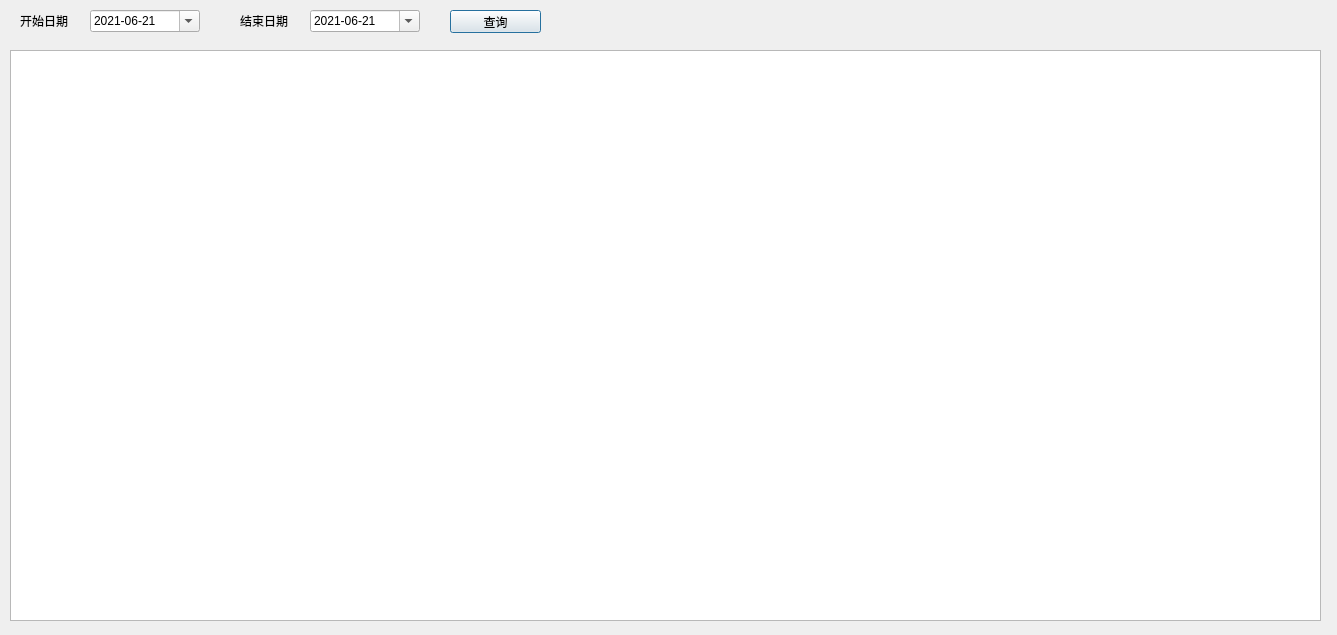
<?xml version="1.0" encoding="UTF-8"?>
<ui version="4.0">
 <class>HistoryDialog</class>
 <widget class="QDialog" name="HistoryDialog">
  <property name="geometry">
   <rect>
    <x>0</x>
    <y>0</y>
    <width>1337</width>
    <height>635</height>
   </rect>
  </property>
  <property name="windowTitle">
   <string>历史数据查询</string>
  </property>
  <widget class="QDateEdit" name="StartDate">
   <property name="geometry">
    <rect>
     <x>90</x>
     <y>10</y>
     <width>110</width>
     <height>22</height>
    </rect>
   </property>
   <property name="dateTime">
    <datetime>
     <hour>0</hour>
     <minute>0</minute>
     <second>0</second>
     <year>2021</year>
     <month>6</month>
     <day>21</day>
    </datetime>
   </property>
   <property name="displayFormat">
    <string>yyyy-MM-dd</string>
   </property>
   <property name="calendarPopup">
    <bool>true</bool>
   </property>
  </widget>
  <widget class="QLabel" name="label">
   <property name="geometry">
    <rect>
     <x>20</x>
     <y>10</y>
     <width>54</width>
     <height>21</height>
    </rect>
   </property>
   <property name="text">
    <string>开始日期</string>
   </property>
  </widget>
  <widget class="QLabel" name="label_2">
   <property name="geometry">
    <rect>
     <x>240</x>
     <y>10</y>
     <width>54</width>
     <height>21</height>
    </rect>
   </property>
   <property name="text">
    <string>结束日期</string>
   </property>
  </widget>
  <widget class="QDateEdit" name="EndDate">
   <property name="geometry">
    <rect>
     <x>310</x>
     <y>10</y>
     <width>110</width>
     <height>22</height>
    </rect>
   </property>
   <property name="dateTime">
    <datetime>
     <hour>0</hour>
     <minute>0</minute>
     <second>0</second>
     <year>2021</year>
     <month>6</month>
     <day>21</day>
    </datetime>
   </property>
   <property name="displayFormat">
    <string>yyyy-MM-dd</string>
   </property>
   <property name="calendarPopup">
    <bool>true</bool>
   </property>
  </widget>
  <widget class="QPushButton" name="AskButton">
   <property name="geometry">
    <rect>
     <x>450</x>
     <y>10</y>
     <width>91</width>
     <height>23</height>
    </rect>
   </property>
   <property name="text">
    <string>查询</string>
   </property>
  </widget>
  <widget class="QTableView" name="SqlShowView">
   <property name="geometry">
    <rect>
     <x>10</x>
     <y>50</y>
     <width>1311</width>
     <height>571</height>
    </rect>
   </property>
  </widget>
 </widget>
 <resources/>
 <connections/>
</ui>
